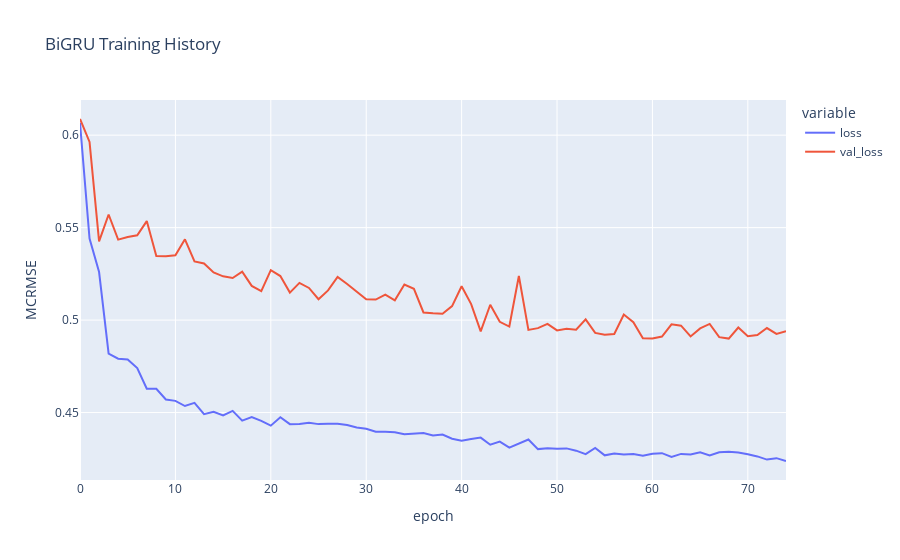

Here is the notebook cell this chart was saved with:
### Code cell
fig_bi_gru = px.line(
    history_bi_gru.history, 
    y=['loss', 'val_loss'],
    labels={'index': 'epoch', 'value': 'MCRMSE'}, 
    title='BiGRU Training History'
)
fig_bi_gru.show()

### Figure 1 — Plotly figure (JSON) as saved in the notebook; plotly's stock layout.template omitted (floating-point values rounded to 4 significant figures)
{"data": [{"hovertemplate": "variable=loss<br>epoch=%{x}<br>MCRMSE=%{y}<extra></extra>", "legendgroup": "loss", "line": {"color": "#636efa", "dash": "solid"}, "mode": "lines", "name": "loss", "orientation": "v", "showlegend": true, "type": "scatter", "x": [0, 1, 2, 3, 4, 5, 6, 7, 8, 9, 10, 11, 12, 13, 14, 15, 16, 17, 18, 19, 20, 21, 22, 23, 24, 25, 26, 27, 28, 29, 30, 31, 32, 33, 34, 35, 36, 37, 38, 39, 40, 41, 42, 43, 44, 45, 46, 47, 48, 49, 50, 51, 52, 53, 54, 55, 56, 57, 58, 59, 60, 61, 62, 63, 64, 65, 66, 67, 68, 69, 70, 71, 72, 73, 74], "xaxis": "x", "y": [0.6067, 0.5441, 0.526, 0.4818, 0.4791, 0.4787, 0.4741, 0.4629, 0.4629, 0.4571, 0.4563, 0.4535, 0.4552, 0.4492, 0.4504, 0.4485, 0.4509, 0.4457, 0.4475, 0.4455, 0.4429, 0.4474, 0.4437, 0.4438, 0.4444, 0.4437, 0.4439, 0.444, 0.4433, 0.442, 0.4412, 0.4396, 0.4396, 0.4393, 0.4382, 0.4386, 0.4389, 0.4376, 0.4381, 0.4358, 0.4348, 0.4357, 0.4364, 0.4326, 0.4343, 0.431, 0.433, 0.4354, 0.4302, 0.4307, 0.4304, 0.4306, 0.4294, 0.4275, 0.4308, 0.4269, 0.4278, 0.4273, 0.4276, 0.4266, 0.4277, 0.428, 0.426, 0.4276, 0.4274, 0.4285, 0.4268, 0.4285, 0.4288, 0.4284, 0.4274, 0.4263, 0.4246, 0.4253, 0.4238], "yaxis": "y"}, {"hovertemplate": "variable=val_loss<br>epoch=%{x}<br>MCRMSE=%{y}<extra></extra>", "legendgroup": "val_loss", "line": {"color": "#EF553B", "dash": "solid"}, "mode": "lines", "name": "val_loss", "orientation": "v", "showlegend": true, "type": "scatter", "x": [0, 1, 2, 3, 4, 5, 6, 7, 8, 9, 10, 11, 12, 13, 14, 15, 16, 17, 18, 19, 20, 21, 22, 23, 24, 25, 26, 27, 28, 29, 30, 31, 32, 33, 34, 35, 36, 37, 38, 39, 40, 41, 42, 43, 44, 45, 46, 47, 48, 49, 50, 51, 52, 53, 54, 55, 56, 57, 58, 59, 60, 61, 62, 63, 64, 65, 66, 67, 68, 69, 70, 71, 72, 73, 74], "xaxis": "x", "y": [0.6087, 0.5963, 0.5426, 0.5571, 0.5435, 0.545, 0.5458, 0.5535, 0.5347, 0.5345, 0.535, 0.5437, 0.5317, 0.5306, 0.5257, 0.5237, 0.5228, 0.5262, 0.5185, 0.5157, 0.527, 0.5238, 0.5149, 0.5201, 0.5174, 0.5113, 0.516, 0.5234, 0.5195, 0.5154, 0.5113, 0.5111, 0.5138, 0.5107, 0.5192, 0.5169, 0.5041, 0.5036, 0.5035, 0.5076, 0.5183, 0.5087, 0.4939, 0.5083, 0.499, 0.4965, 0.5238, 0.4947, 0.4957, 0.498, 0.4944, 0.4953, 0.4948, 0.5004, 0.4931, 0.4921, 0.4925, 0.503, 0.4988, 0.4902, 0.4901, 0.4911, 0.4977, 0.497, 0.4912, 0.4955, 0.4979, 0.4908, 0.49, 0.496, 0.4913, 0.4919, 0.4957, 0.4925, 0.494], "yaxis": "y"}], "layout": {"autosize": true, "legend": {"title": {"text": "variable"}, "tracegroupgap": 0}, "title": {"text": "BiGRU Training History"}, "xaxis": {"anchor": "y", "autorange": true, "domain": [0, 1], "range": [0, 74], "title": {"text": "epoch"}, "type": "linear"}, "yaxis": {"anchor": "x", "autorange": true, "domain": [0, 1], "range": [0.4135, 0.619], "title": {"text": "MCRMSE"}, "type": "linear"}}}
